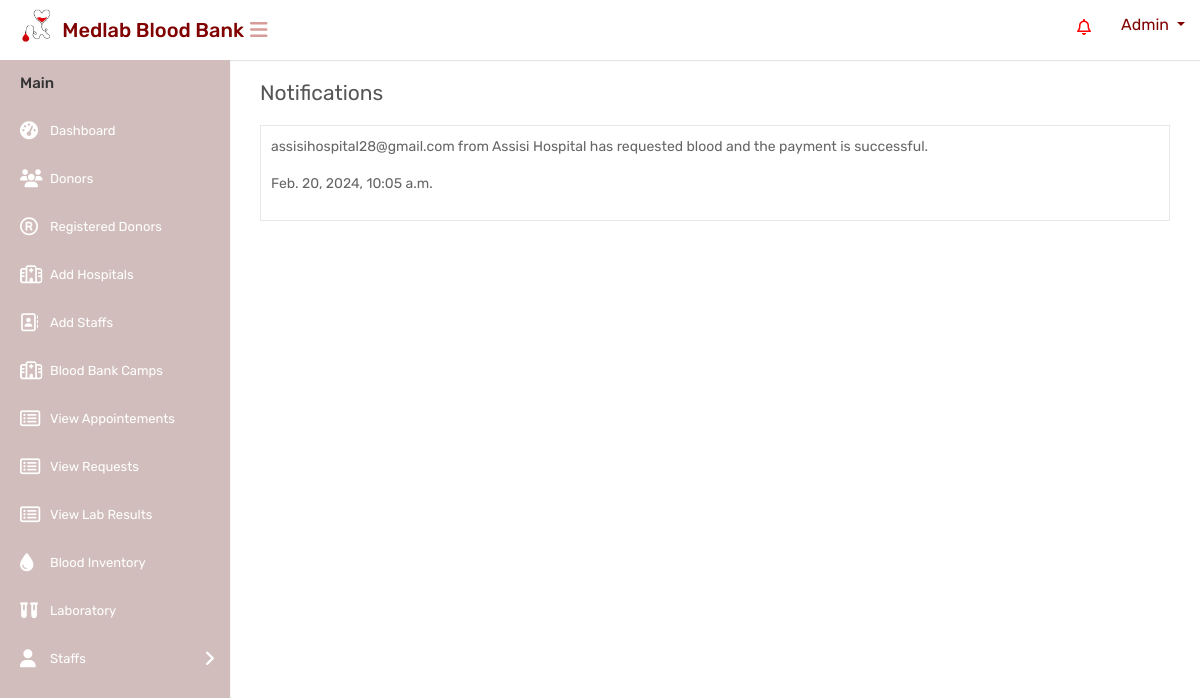
The page /notificationpage/ on the database as committed earlier.
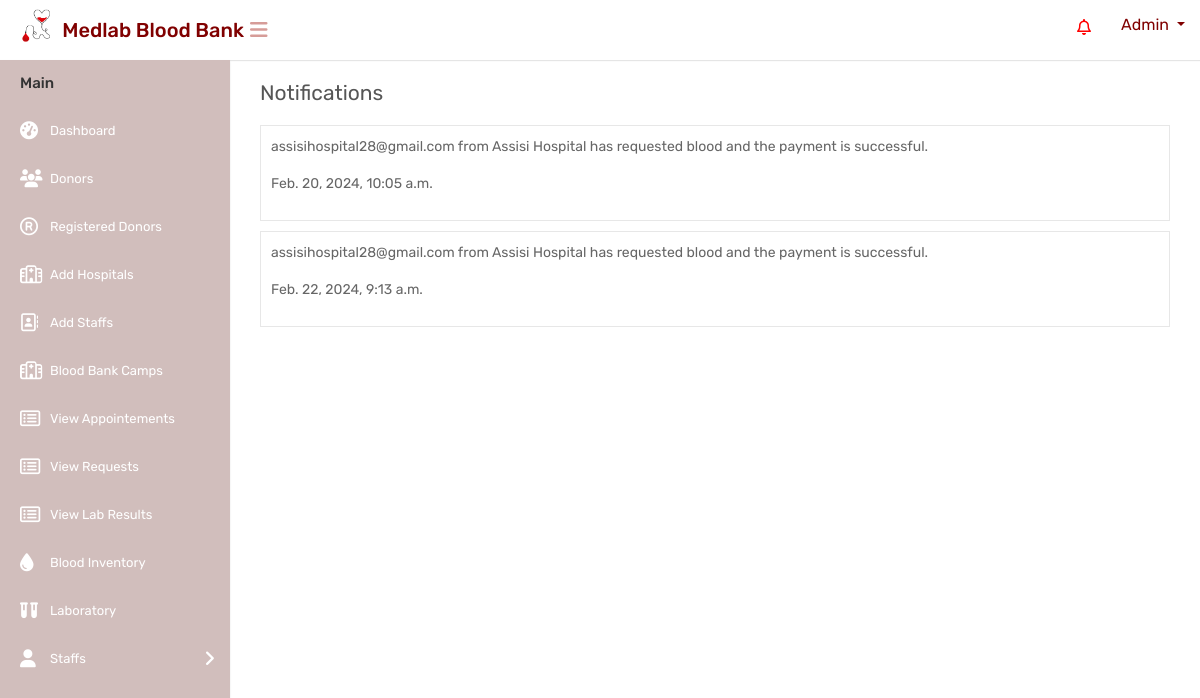
The same page on the database as committed later.
### website/models.py (models this page shows, shortened)
class Notification(models.Model):
    recipient = models.ForeignKey(get_user_model(), on_delete=models.CASCADE)
    message = models.TextField()
    timestamp = models.DateTimeField(auto_now_add=True)
    is_read = models.BooleanField(default=False)
    notification_type = models.CharField(max_length=50, choices=NOTIFICATION_TYPES)

### website/views.py (the view)
# urls.py: path('notificationpage/', notificationpage, name='notificationpage'),
def notificationpage(request):
    notifications = Notification.objects.all()
    return render(request, 'mainuser/notificationpage.html', {'notifications': notifications})

### templates/mainuser/notificationpage.html (shortened to what the changed rows need)
{% load static %}
<html lang="en">
<head>
    <link rel="stylesheet" type="text/css" href="{% static 'mainuser/css/bootstrap.min.css' %}">
    <link rel="stylesheet" type="text/css" href="{% static 'mainuser/css/font-awesome.min.css' %}">
    <link rel="stylesheet" type="text/css" href="{% static 'mainuser/css/style.css' %}">
</head>
<body>
    <div class="main-wrapper">
        <div class="page-wrapper">
            <div class="content">
                <div class="row">
                    <div class="col-md-12">
                        <div class="activity">
                            <div class="activity-box">
                                <ul class="activity-list">
                                    {% for notification in notifications %}
                                    <li>
                                        <p>{{ notification.message }}</p>
                                        <p>{{ notification.timestamp }}</p>
                                    </li>
                                    {% endfor %}
                                </ul>
                            </div>
                        </div>
                    </div>
                </div>
            </div>
        </div>
    </div>
</body>
</html>

Rows that differ between the two databases and show on the page:
added Notification: message "assisihospital28@gmail.com from Assisi Hospital has requested blood and the payment is successful.", timestamp "Feb. 22, 2024, 9:13 a.m."
